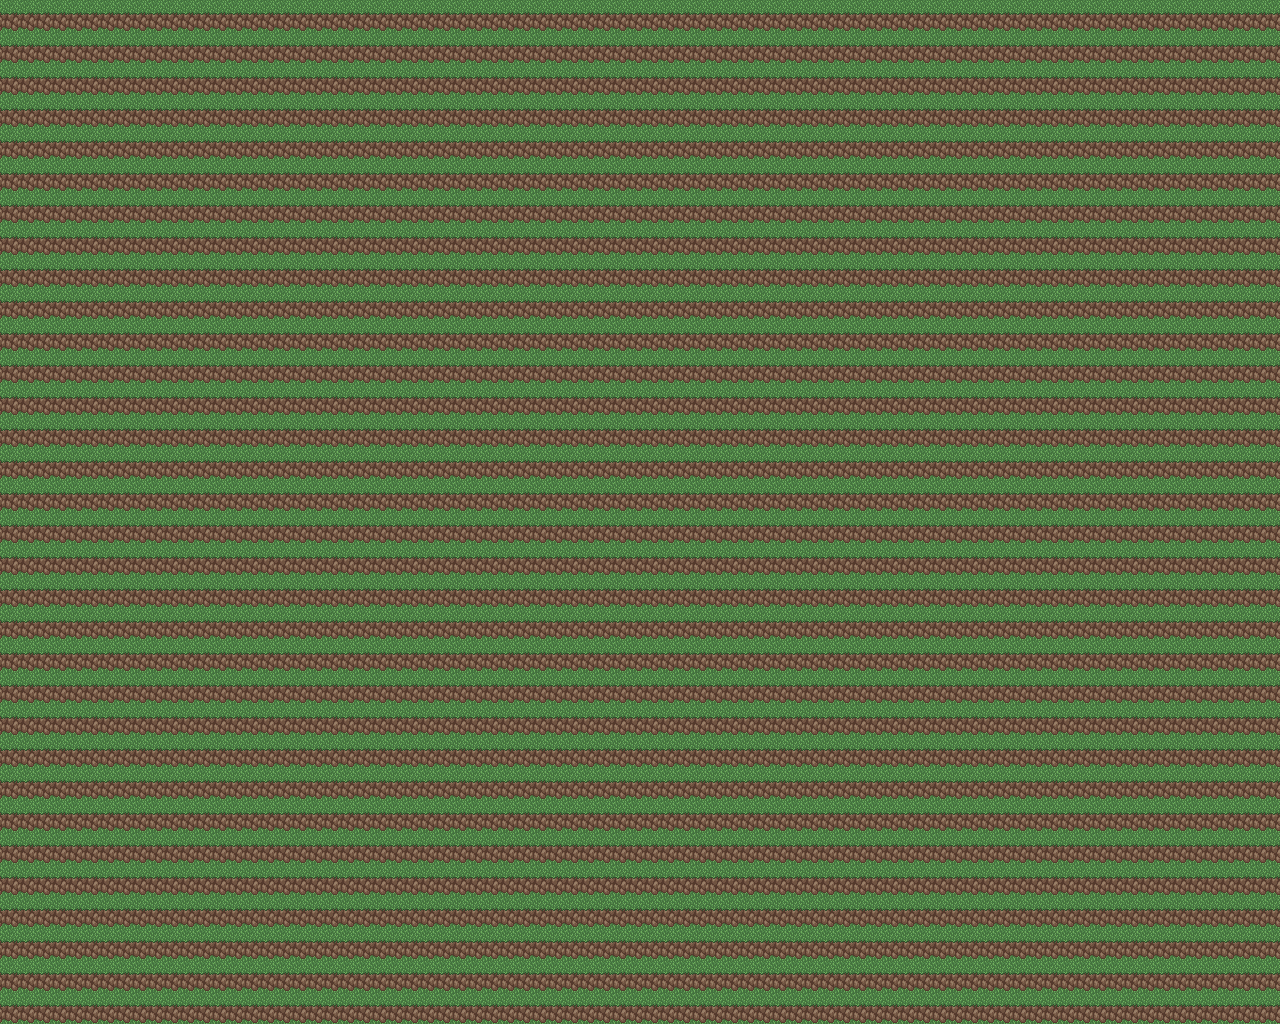

A 2D game scene composited from a Tiled map and its tileset images. What follows is a short description and the map's XML, with each tile layer's data collapsed to a summary:
An orthogonal 40x32 tile map with 32x32 px tiles, 1 tile layer (Tile Layer 1).

<map version="1.0" orientation="orthogonal" renderorder="right-down" width="40" height="32" tilewidth="32" tileheight="32" nextobjectid="1">
 <tileset firstgid="1" name="16x16_tileset_by_supahbuttahtoast" tilewidth="32" tileheight="32">
  <image source="16x16_tileset_by_supahbuttahtoast.png" trans="ff00ff" width="563" height="252" />
 </tileset>
 <layer name="Tile Layer 1" width="40" height="32">
  <data>[1280 cells, 1280 non-empty, 1 distinct tile ids]</data>
 </layer>
</map>
